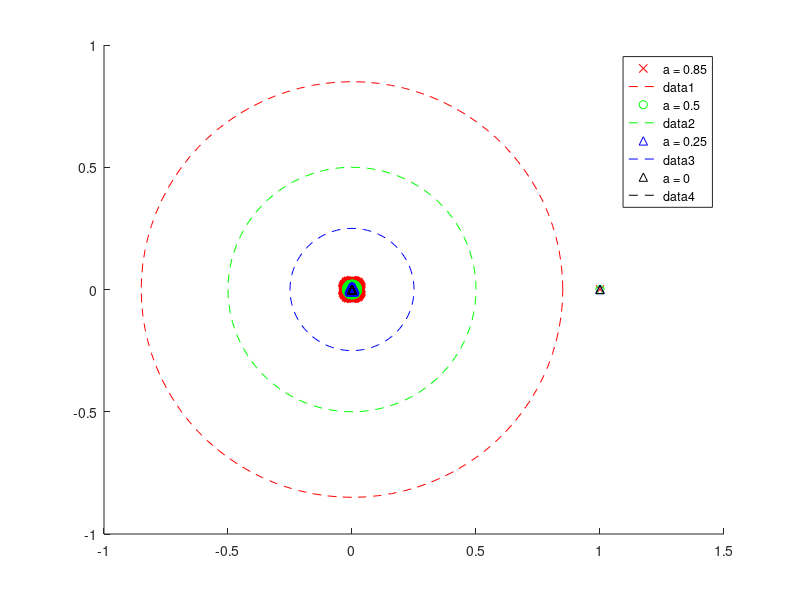

The MATLAB script that drew this image:
%%%%%%%%%%%% ERGASIA 9 %%%%%%%%%%%%%%%%%%%
function PageRank
  
  A = randi([0 1] ,500 , 500);
  % Summing the columns
  columnSums = sum(A , 2);
  A = A ./ columnSums;
  
  % ? is currently row stochastic because the line sum to 1
  
  A = A';
  % Now A is column stochastic
  %plotGoogleMatrixEigenvalues(A);
  question1(A);
  question2(A);
  
  question3(A);
  question4();
end

function question3(A)
  %% Erwthma 3 %%
  disp("-------------Question 3---------------")
  disp("A = 0.85")
  alpha = 0.85;
  findTop10PagesPowerMethod(A , alpha);
  
  disp("A = 0.5")
  alpha = 0.5;
  findTop10PagesPowerMethod(A , alpha);
  
  disp("A = 0.25")
  alpha = 0.25;
  findTop10PagesPowerMethod(A , alpha);
  
  disp("A = 0")
  alpha = 0;
  findTop10PagesPowerMethod(A , alpha);
end
function question1(A)
  plotGoogleMatrixEigenvalues(A);
  hold off;
end
function question2(A)
  %% Erwthma 2 %%
  disp("-------------Question 2---------------")
  disp("A = 0.85")
  G = GoogleMatrix(A , 0.85);
  findTop10Pages(G);
  
  disp("A = 0.5")
  G = GoogleMatrix(A , 0.5);
  findTop10Pages(G);
  
  disp("A = 0.25")
  G = GoogleMatrix(A , 0.25);
  findTop10Pages(G);
  
  disp("A = 0")
  G = GoogleMatrix(A , 0.0);
  findTop10Pages(G);
end

function question4()
  load Purdue77587.mat
  % Loading the file fills variablre A with a sparse matrix
  % Because of the powermethod the error will be ((a * l2) / l1)^k 
  % where l1 is the largest eigenvalue
  % in magnitute and l2 the second largest eigenValue in magnitute
  
  % Therefore an approximate formula for the second largest eigenValue
  % is l2 = (10 ^ (- 6 / numIter) ) / a
  disp("-------------Question 4---------------")  
  disp("A = 0.85")
  alpha = 0.85;
  findTop10PagesPowerMethodWithUrls(A , alpha , url);
  %Niter = 66
  %approximate l2 = 0.95427
  
  disp("A = 0.5")
  alpha = 0.5;
  findTop10PagesPowerMethodWithUrls(A , alpha , url);
  %Niter = 17
  %approximate l2 =  0.88734
  disp("A = 0.25")
  alpha = 0.25;
  findTop10PagesPowerMethodWithUrls(A , alpha , url);
  %Niter = 9
  %approximate l2 =  0.86177
  disp("A = 0")
  alpha = 0;
  findTop10PagesPowerMethodWithUrls(A , alpha , url);
end

function findTop10Pages(G)
  %% Finds the top 10 pages for input google matrix G using the build in 
  %% eig procedure
  n = size(G  , 1);
  [ S , D] = eig(G);
  spectralRadiusIndex = -1;
  for i = 1:n
    if abs(D(i,i) - 1) < 10 ^ -10
        spectralRadiusIndex = i;
    end
  end
  eigenVector = S( : , spectralRadiusIndex);
  normalizedEigenVector = eigenVector / norm1(eigenVector);
  normalizedEigenVector = normalizedEigenVector * sign(normalizedEigenVector(1));

  sortedEigVector = sort(normalizedEigenVector , 'descend') ;
  disp("Top 10 elements in the eigenVector ")
  disp(sortedEigVector(1 : min(10  ,size(sortedEigVector)(1))));
  
end

function findTop10PagesPowerMethod(A , alpha)
  %% Finds the top 10 pages for input connectivity matrix A using the power method
  
  
  [ eigenVector , eigenValue ] = powerMethodForGoogleMatrix(A , alpha);
  
  normalizedEigenVector = eigenVector / norm1(eigenVector);
  normalizedEigenVector = normalizedEigenVector * sign(normalizedEigenVector(1));

  sortedEigVector = sort(normalizedEigenVector , 'descend') ;
  disp("Top 10 elements in the eigenVector ")
  disp(sortedEigVector(1 : min(10  ,size(sortedEigVector)(1))));
  
end

function findTop10PagesPowerMethodWithUrls(A , alpha , urls)
  %% Finds the top 10 pages for input connectivity matrix A using the power method
  
  
  [ eigenVector , eigenValue ] = powerMethodForGoogleMatrix(A , alpha);
  
  normalizedEigenVector = eigenVector / norm1(eigenVector);
  normalizedEigenVector = normalizedEigenVector * sign(normalizedEigenVector(1));
  %% Each element in the eigenvecto will not have the index of the original page
  vectorPlusUrls = [ normalizedEigenVector , (1:size(A)(1))' ];
  %% In order to sort in descending order in octave this must be done
  %% because direction is not implemented in sort Rows
  vectorPlusUrls(: , 1 ) = -1 * vectorPlusUrls(: , 1 );
  vectorPlusUrls =  sortrows(vectorPlusUrls);
  vectorPlusUrls(: , 1 ) = -1 * vectorPlusUrls(: , 1 );
  
  
  disp("Top 10 elements in the eigenVector ")
  for i = 1 : 10
    rank = vectorPlusUrls(i , 1);
    url = urls(vectorPlusUrls(i , 2));
    printf("rank : %f url: %s\n" , rank , cell2mat(url) );
  end
end

function plotGoogleMatrixEigenvalues(A)
  %% Erwthma 1 %%
  n = size(A)(1);
  m = size(A)(2);
  e = ones(n , 1);
  
  alpha = 0.85
  G = GoogleMatrix(A  , alpha);
  plotEigenValues(G , "rx" , "a = 0.85")
  plotCircle(alpha , "r--");
  
  alpha = 0.5
  G = GoogleMatrix(A  , alpha);
  plotEigenValues(G , "go" , "a = 0.5")
  plotCircle(alpha , "g--");
  
  alpha = 0.25
  G = GoogleMatrix(A  , alpha);
  plotEigenValues(G , "b^" , 'a = 0.25')
  plotCircle(alpha , "b--");
  
  alpha = 0;
  G = GoogleMatrix(A  , alpha);
  plotEigenValues(G , "k^" , 'a = 0')
  plotCircle(alpha , "k--");
  legend
  
end
function [x , l] = powerMethodForGoogleMatrix(A , alpha)
  n = size(A)(1);
  m = size(A)(2);
  
  e = ones(n , 1);
  
  x = rand( n , 1);
  x = x / norm1(x);
  error = 500;
  iterations = 0;
  while error >= 10^-6
    xnew = (alpha * (A * x))  + ( ((1-alpha) / n ) * e * (e' * x) );
    l = norm1(xnew);
    % The error is the difference in norm value of two subsequent vectors
    error = norm1(xnew - x);
    iterations += 1;
    x = xnew / norm1(xnew);
  end
  printf("Finished after %d iterations\n" , iterations);
end
function plotEigenValues(A , FMT , DisplayName)
  eigenvals = eig(A);
  real_z1 = real(eigenvals);
  imag_z1 = imag(eigenvals);
  
  hold on
  plot(real_z1,imag_z1 , FMT , 'DisplayName',DisplayName);
  hold off
  
end
function G = GoogleMatrix(A , alpha)
  %% Returns the google matrix for the input matrix A %%
  n = size(A)(1);
  e = ones(n , 1);
  G = (alpha * A)  + ( ((1-alpha) / n ) * e * e');
end

function plotCircle(radius ,FMT)
  hold on
  th = 0:pi/50:2*pi;
  xunit = radius * cos(th);
  yunit = radius * sin(th);
  h = plot(xunit, yunit , FMT);
  hold off
end

function b = norm1(x)
  % Returns the physical norm 1 of input vector x
  b = sum(abs(x));
end
